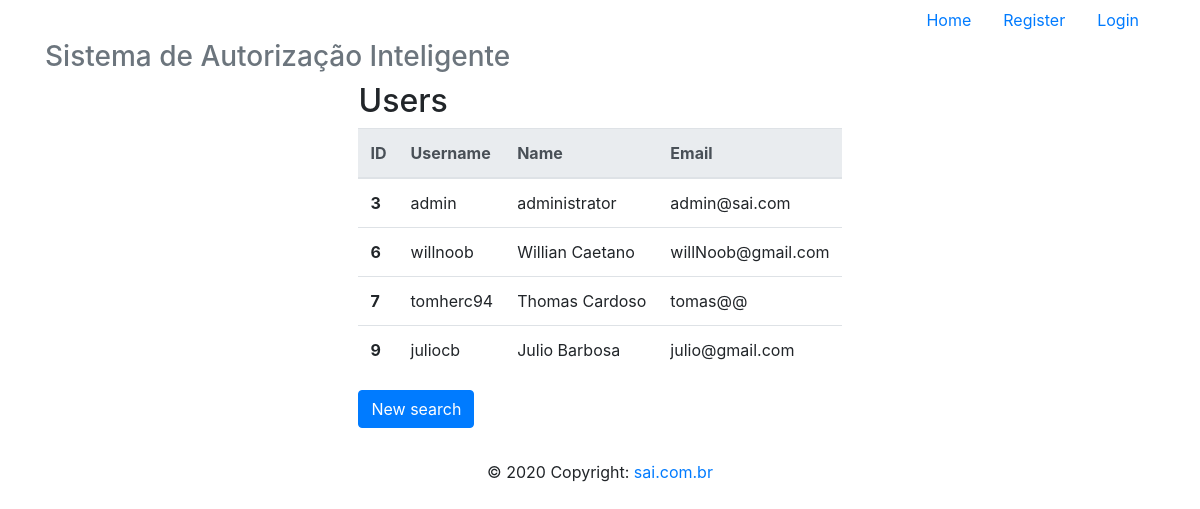
The app's page /readAll, older data.
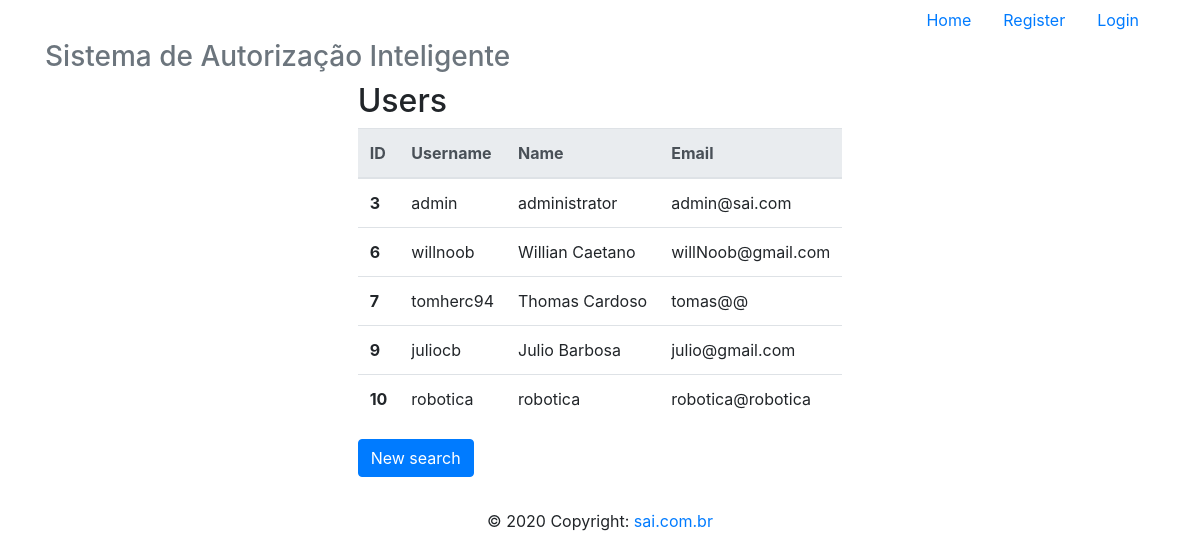
The same page, newer data.
### app/models/tables.py (models this page shows, shortened)
class User(db.Model):
    __tablename__ = "users"
    id = db.Column(db.Integer, primary_key=True)
    username = db.Column(db.String, unique=True)
    password = db.Column(db.String)
    name = db.Column(db.String)
    email = db.Column(db.String, unique=True)

### app/controllers/default.py (the view)
@app.route("/readAll", methods=['GET', 'POST'])
def readAll():
    lista = User.query.all()
    return render_template('readAll.html',
                            lista=lista)

### app/templates/readAll.html
{% extends 'base.html' %}
{% block content %}
    <div class="d-flex justify-content-center">
        <div class="form-group">
                <h2>Users</h2>
            <table class="table">
                <thead class="thead-light">
                <tr>
                    <th scope="col">ID</th>
                    <th scope="col">Username</th>
                    <th scope="col">Name</th>
                    <th scope="col">Email</th>
                </tr>
                </thead>
                <tbody>
                    {% for user in lista %}
                        <tr>
                            <th scope="row">{{ user.id }}</th>
                            <td>{{ user.username }}</td>
                            <td>{{ user.name }}</td>
                            <td>{{ user.email }}</td>
                        </tr>
                    {% endfor %}
                </tbody>
            </table>
            <form action="{{ url_for('read') }}" method="POST">
                <button type="submit" class="btn btn-primary" name="newSearch">New search</button>
            </form>
        </div>
    </div>
{% endblock %}

Row changes from the older to the newer data that the page shows:
added User: id "10", username "robotica", name "robotica", email "robotica@robotica"
